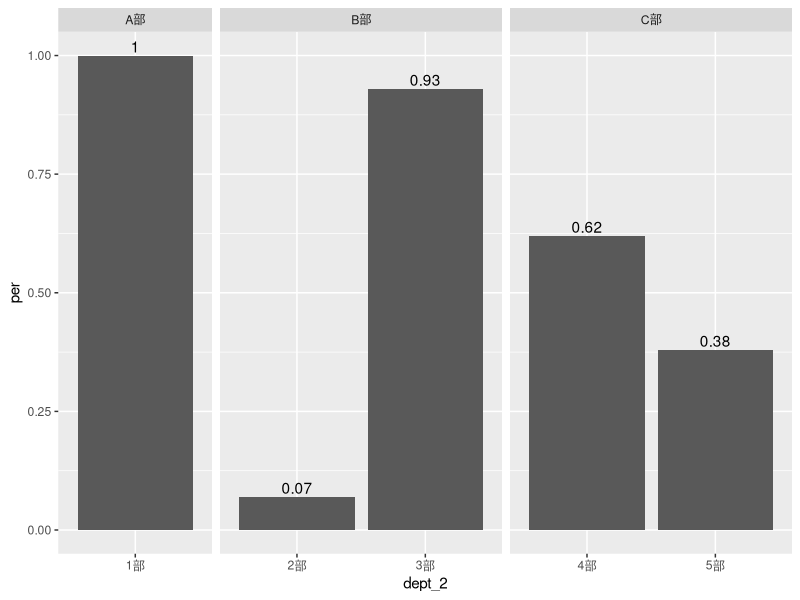
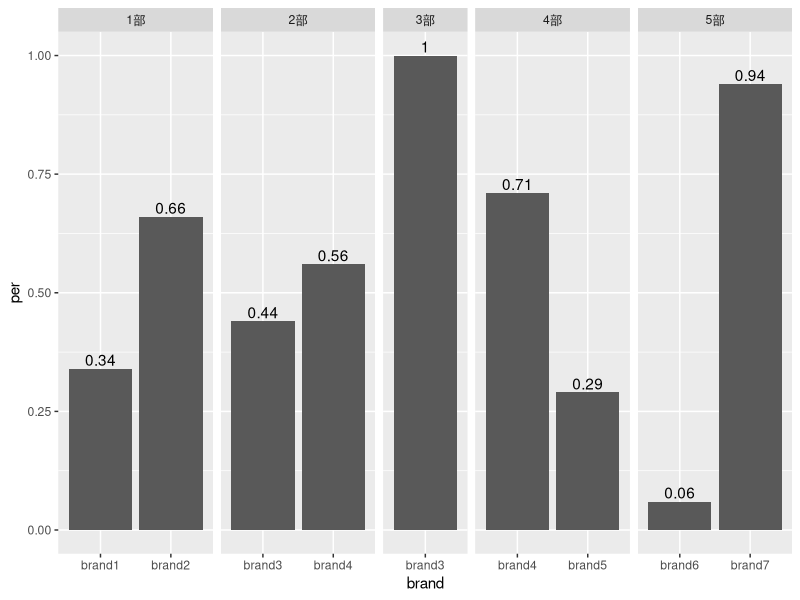

R code for these plots, in order:
## import csv ，转换成数据框

library(readr)
df1 <-  data.frame (read_csv("I_TEST_SOURCE.csv",
                             locale = locale(encoding = "GB2312"))) 

## 批量转换成因子格式

for ( i in 1:4 ) {
  df1[, i] <- as.factor(df1[, i])
}

## 聚合

library(dplyr)



## 计算各dept_1的总和

d_1 <- df1 %>% 
  group_by( dept, dept_1 ) %>% 
  summarise( GMV = sum(GMV) ) %>% 
  ungroup()

## 计算各dept_2的总和

d_2 <- df1 %>% 
  group_by( dept, dept_1, dept_2) %>% 
  summarise( GMV = sum(GMV) ) %>% 
  ungroup()

## 计算各二级在 1 级中的占比
d_3 <- d_2 %>% mutate(per=0)

for ( i in d_2$dept_1 ){
  for (j in d_2$dept_2) {
    d_3$per[d_3$dept_1 == i&d_2$dept_2 == j] = round( d_2[d_2$dept_1 == i&d_2$dept_2 == j, ]$GMV / sum(d_1 [d_1$dept_1 == i, ]$GMV), 2) 
}}

## 计算各品牌级维度的总和

d_4 <- df1 %>% 
  group_by( dept, dept_2, brand) %>% 
  summarise( GMV = sum(GMV) ) %>% 
  ungroup()

## 计算各品牌在 2 级中的占比
d_4 <- d_4 %>% mutate(per=0)

for ( i in d_4$dept_2 ){
  for (j in d_4$brand) {
    d_4$per[d_4$dept_2 == i&d_4$brand == j] = round( d_4[d_4$dept_2 == i&d_4$brand == j, ]$GMV / sum(d_2 [d_2$dept_2 == i, ]$GMV), 2) 
  }}

## 可视化计算各二级在 1 级中的占比,
## 从下图可以看出把scales 和space 都设置成free之后，
## 不仅坐标刻度不一样了，连每个分面的大小也不一样了。
## 横坐标仅显示有的数据，没有的数据在横坐标不进行显示
library(ggplot2)

p <- ggplot(d_3,aes(dept_2,per)) + 
      geom_bar( stat="identity" ) +
      facet_grid(~dept_1, scales= "free" ,space= "free" ) + 
      geom_text(aes(label = per),vjust = -0.25) 
p

q <- ggplot(d_4,aes(brand,per)) + 
  geom_bar( stat="identity" ) +
  facet_grid(~dept_2, scales= "free" ,space= "free" ) + 
  geom_text(aes(label = per),vjust = -0.25) 
q

# library(plotly)
# 
# ## plotly没有切片功能，因此可以用ggplotly进行转换
# 
# ggplotly(p)
